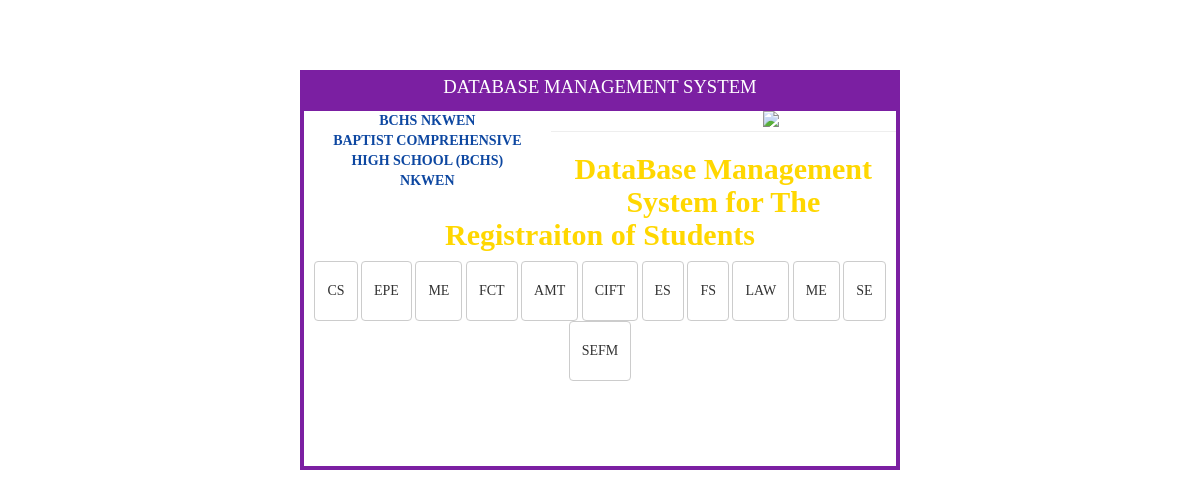
Page /selectdept.php on the committed database.
### tables this page shows
CREATE TABLE `department` (
  `DEPT_ID` int(11) NOT NULL,
  `DEPT_NAME` varchar(255) NOT NULL
);

### selectdept.php (the view, shortened to what this page needs)
<?php
     include("db_con.php");
       $sql = "select * from department ";
			$qry = $con->prepare($sql);
			$qry->execute();
			$fetch = $qry->fetchAll();
?>
<html>
<head>
	<link rel="stylesheet" type="text/css" href="css/bootstrap.min.css">
	<link rel="stylesheet" type="text/css" href="css/landing.css">
	<link rel="stylesheet" type="text/css" href="css/default.css">
</head>
<body>
	<div class="container col-md-6 ">
		<div class="row purpleBg" >
			<p class="title text-center">Database management System</p>
		</div>
		<div class="row">
		<div class="col-sm-5">
		<p id="heading" class="text-center"><strong>
			BCHS NKWEN <br>
			Baptist Comprehensive High School (BCHS) <br> Nkwen
		</strong></p>
		</div>
		<div class="col-sm-3 col-sm-offset-4">
			<img  class="img-responsive" src="images/logo.png">
		</div>
		<hr>
		<h2 class="grey text-center"><strong>DataBase Management <br> System for The <br>Registraiton of Students</strong></h2>
		<div class=" text-center">
<?php
			foreach($fetch as $get)
			{?>
			 <a href="register_student.php?flag=<?php echo $get["DEPT_ID"]; ?>"><button type="submit" class="b btn btn-default"><?php echo $get["DEPT_NAME"];?></button ></a>
	<?php		}
?>
		</div>
		<br>
			<br>
			<br>
			<div class="col-sm-12 whitebar"> this is jus for space below</div>
		</div>
	</div>
</body>
</html>

### css/landing.css (style rules this page uses)
img { height: 8px; }
.b { height: 60px; border-radius: 0px border:1px grey solid; }
.whitebar { background:white; min-height: 5px; color: white; }
#heading { text-transform: uppercase; font: bold; color: #0d47a1; }
.grey { color: gold; }
a button { border-radius: 0px; }

### css/default.css (style rules this page uses)
body { font-family: tahoma; }
.title { color: white; font-size: 14pt; text-transform: uppercase; }
.container { border: 4px solid #7B1FA2; min-height: 400px; margin-top: 70px; }
.purpleBg { background: #7B1FA2; }
#heading { text-transform: uppercase; font: bold; color: #0d47a1; }
a button { border-radius: 0px; }

### rows in the picture
department: DEPT_NAME "CS"
department: DEPT_NAME "EPE"
department: DEPT_NAME "ME"
department: DEPT_NAME "FCT"
department: DEPT_NAME "AMT"
department: DEPT_NAME "CIFT"
department: DEPT_NAME "ES"
department: DEPT_NAME "FS"
department: DEPT_NAME "LAW"
department: DEPT_NAME "ME"
department: DEPT_NAME "SE"
department: DEPT_NAME "SEFM"
